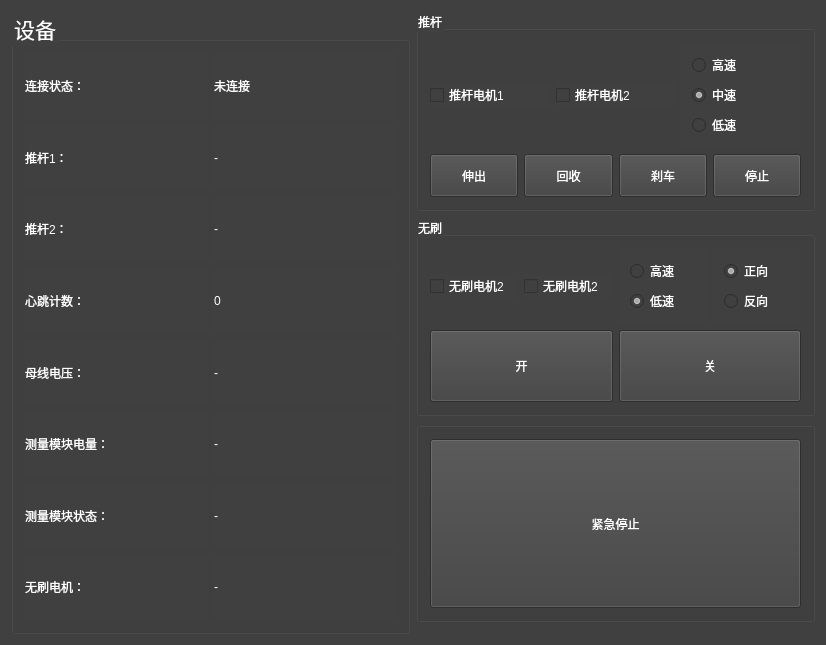
<?xml version="1.0" encoding="UTF-8"?>
<ui version="4.0">
 <class>Insulator_Zero_Value_Detection_RobotClass</class>
 <widget class="QMainWindow" name="Insulator_Zero_Value_Detection_RobotClass">
  <property name="geometry">
   <rect>
    <x>0</x>
    <y>0</y>
    <width>826</width>
    <height>645</height>
   </rect>
  </property>
  <property name="windowTitle">
   <string>Insulator_Zero_Value_Detection_Robot</string>
  </property>
  <widget class="QWidget" name="centralWidget">
   <property name="styleSheet">
    <string notr="true">background-color: #404040;color:#fff</string>
   </property>
   <layout class="QHBoxLayout" name="horizontalLayout">
    <item>
     <widget class="QGroupBox" name="groupBox_3">
      <property name="sizePolicy">
       <sizepolicy hsizetype="Preferred" vsizetype="Preferred">
        <horstretch>0</horstretch>
        <verstretch>0</verstretch>
       </sizepolicy>
      </property>
      <property name="font">
       <font>
        <pointsize>16</pointsize>
       </font>
      </property>
      <property name="styleSheet">
       <string notr="true">
/* 按钮按下状态 */
QGroupBox QPushButton:pressed {
    /* 按下时背景色变为黑色 */
    background-color: black;
    /* 为了让文字可见，设置文字颜色为白色 */
    color: white;
}

/* 设置QGroupBox下所有QLabel的字体大小为12px */
QGroupBox QLabel {
    font-size: 12px;
}

/* 设置QGroupBox下所有QPushButton的字体大小为14px */
QGroupBox QPushButton {
    font-size: 24px;
}
</string>
      </property>
      <property name="title">
       <string>设备</string>
      </property>
      <layout class="QGridLayout" name="gridLayout_2">
       <item row="2" column="1">
        <widget class="QLabel" name="label_6">
         <property name="font">
          <font>
           <pointsize>-1</pointsize>
          </font>
         </property>
         <property name="text">
          <string>-</string>
         </property>
        </widget>
       </item>
       <item row="6" column="1">
        <widget class="QLabel" name="label_17">
         <property name="text">
          <string>-</string>
         </property>
        </widget>
       </item>
       <item row="0" column="1">
        <widget class="QLabel" name="label_3">
         <property name="font">
          <font>
           <pointsize>-1</pointsize>
          </font>
         </property>
         <property name="text">
          <string>未连接</string>
         </property>
        </widget>
       </item>
       <item row="5" column="1">
        <widget class="QLabel" name="label_15">
         <property name="text">
          <string>-</string>
         </property>
        </widget>
       </item>
       <item row="1" column="0">
        <widget class="QLabel" name="label_19">
         <property name="font">
          <font>
           <pointsize>-1</pointsize>
          </font>
         </property>
         <property name="text">
          <string>推杆1：</string>
         </property>
        </widget>
       </item>
       <item row="4" column="0">
        <widget class="QLabel" name="label_12">
         <property name="font">
          <font>
           <pointsize>-1</pointsize>
          </font>
         </property>
         <property name="text">
          <string>母线电压：</string>
         </property>
        </widget>
       </item>
       <item row="6" column="0">
        <widget class="QLabel" name="label_16">
         <property name="text">
          <string>测量模块状态：</string>
         </property>
        </widget>
       </item>
       <item row="2" column="0">
        <widget class="QLabel" name="label_4">
         <property name="font">
          <font>
           <pointsize>-1</pointsize>
          </font>
         </property>
         <property name="text">
          <string>推杆2：</string>
         </property>
        </widget>
       </item>
       <item row="0" column="0">
        <widget class="QLabel" name="label_21">
         <property name="font">
          <font>
           <pointsize>-1</pointsize>
          </font>
         </property>
         <property name="text">
          <string>连接状态：</string>
         </property>
        </widget>
       </item>
       <item row="7" column="1">
        <widget class="QLabel" name="label_8">
         <property name="font">
          <font>
           <pointsize>-1</pointsize>
          </font>
         </property>
         <property name="text">
          <string>-</string>
         </property>
        </widget>
       </item>
       <item row="4" column="1">
        <widget class="QLabel" name="label_13">
         <property name="font">
          <font>
           <pointsize>-1</pointsize>
          </font>
         </property>
         <property name="text">
          <string>-</string>
         </property>
        </widget>
       </item>
       <item row="3" column="1">
        <widget class="QLabel" name="label_34">
         <property name="font">
          <font>
           <pointsize>-1</pointsize>
          </font>
         </property>
         <property name="text">
          <string>0</string>
         </property>
        </widget>
       </item>
       <item row="3" column="0">
        <widget class="QLabel" name="label_33">
         <property name="font">
          <font>
           <pointsize>-1</pointsize>
          </font>
         </property>
         <property name="text">
          <string>心跳计数：</string>
         </property>
        </widget>
       </item>
       <item row="7" column="0">
        <widget class="QLabel" name="label_7">
         <property name="font">
          <font>
           <pointsize>-1</pointsize>
          </font>
         </property>
         <property name="text">
          <string>无刷电机：</string>
         </property>
        </widget>
       </item>
       <item row="5" column="0">
        <widget class="QLabel" name="label_14">
         <property name="text">
          <string>测量模块电量：</string>
         </property>
        </widget>
       </item>
       <item row="1" column="1">
        <widget class="QLabel" name="label">
         <property name="font">
          <font>
           <pointsize>-1</pointsize>
          </font>
         </property>
         <property name="text">
          <string>-</string>
         </property>
        </widget>
       </item>
      </layout>
     </widget>
    </item>
    <item>
     <layout class="QVBoxLayout" name="verticalLayout">
      <property name="bottomMargin">
       <number>12</number>
      </property>
      <item>
       <widget class="QGroupBox" name="groupBox">
        <property name="title">
         <string>推杆</string>
        </property>
        <layout class="QVBoxLayout" name="verticalLayout_2">
         <item>
          <layout class="QHBoxLayout" name="horizontalLayout_2">
           <item>
            <widget class="QCheckBox" name="checkBox_2">
             <property name="text">
              <string>推杆电机1</string>
             </property>
            </widget>
           </item>
           <item>
            <widget class="QCheckBox" name="checkBox">
             <property name="text">
              <string>推杆电机2</string>
             </property>
            </widget>
           </item>
           <item>
            <widget class="QWidget" name="verticalWidget_2" native="true">
             <layout class="QVBoxLayout" name="verticalLayout_4">
              <item>
               <widget class="QRadioButton" name="radioButton_2">
                <property name="text">
                 <string>高速</string>
                </property>
               </widget>
              </item>
              <item>
               <widget class="QRadioButton" name="radioButton_7">
                <property name="text">
                 <string>中速</string>
                </property>
                <property name="checked">
                 <bool>true</bool>
                </property>
               </widget>
              </item>
              <item>
               <widget class="QRadioButton" name="radioButton">
                <property name="text">
                 <string>低速</string>
                </property>
               </widget>
              </item>
             </layout>
            </widget>
           </item>
          </layout>
         </item>
         <item>
          <layout class="QHBoxLayout" name="horizontalLayout_3">
           <item>
            <widget class="QPushButton" name="pushButton_2">
             <property name="sizePolicy">
              <sizepolicy hsizetype="Minimum" vsizetype="Preferred">
               <horstretch>0</horstretch>
               <verstretch>0</verstretch>
              </sizepolicy>
             </property>
             <property name="text">
              <string>伸出</string>
             </property>
            </widget>
           </item>
           <item>
            <widget class="QPushButton" name="pushButton">
             <property name="sizePolicy">
              <sizepolicy hsizetype="Minimum" vsizetype="Preferred">
               <horstretch>0</horstretch>
               <verstretch>0</verstretch>
              </sizepolicy>
             </property>
             <property name="text">
              <string>回收</string>
             </property>
            </widget>
           </item>
           <item>
            <widget class="QPushButton" name="pushButton_5">
             <property name="sizePolicy">
              <sizepolicy hsizetype="Minimum" vsizetype="Preferred">
               <horstretch>0</horstretch>
               <verstretch>0</verstretch>
              </sizepolicy>
             </property>
             <property name="text">
              <string>刹车</string>
             </property>
            </widget>
           </item>
           <item>
            <widget class="QPushButton" name="pushButton_6">
             <property name="sizePolicy">
              <sizepolicy hsizetype="Minimum" vsizetype="Preferred">
               <horstretch>0</horstretch>
               <verstretch>0</verstretch>
              </sizepolicy>
             </property>
             <property name="text">
              <string>停止</string>
             </property>
            </widget>
           </item>
          </layout>
         </item>
        </layout>
       </widget>
      </item>
      <item>
       <widget class="QGroupBox" name="groupBox_2">
        <property name="title">
         <string>无刷</string>
        </property>
        <layout class="QVBoxLayout" name="verticalLayout_3">
         <item>
          <layout class="QHBoxLayout" name="horizontalLayout_4">
           <item>
            <widget class="QCheckBox" name="checkBox_3">
             <property name="text">
              <string>无刷电机2</string>
             </property>
            </widget>
           </item>
           <item>
            <widget class="QCheckBox" name="checkBox_4">
             <property name="text">
              <string>无刷电机2</string>
             </property>
            </widget>
           </item>
           <item>
            <widget class="QWidget" name="verticalWidget_4" native="true">
             <layout class="QVBoxLayout" name="verticalLayout_6">
              <item>
               <widget class="QRadioButton" name="radioButton_5">
                <property name="text">
                 <string>高速</string>
                </property>
               </widget>
              </item>
              <item>
               <widget class="QRadioButton" name="radioButton_6">
                <property name="text">
                 <string>低速</string>
                </property>
                <property name="checked">
                 <bool>true</bool>
                </property>
               </widget>
              </item>
             </layout>
            </widget>
           </item>
           <item>
            <widget class="QWidget" name="verticalWidget_3" native="true">
             <layout class="QVBoxLayout" name="verticalLayout_5">
              <item>
               <widget class="QRadioButton" name="radioButton_3">
                <property name="text">
                 <string>正向</string>
                </property>
                <property name="checked">
                 <bool>true</bool>
                </property>
               </widget>
              </item>
              <item>
               <widget class="QRadioButton" name="radioButton_4">
                <property name="text">
                 <string>反向</string>
                </property>
               </widget>
              </item>
             </layout>
            </widget>
           </item>
          </layout>
         </item>
         <item>
          <layout class="QHBoxLayout" name="horizontalLayout_5">
           <item>
            <widget class="QPushButton" name="pushButton_3">
             <property name="sizePolicy">
              <sizepolicy hsizetype="Minimum" vsizetype="Preferred">
               <horstretch>0</horstretch>
               <verstretch>0</verstretch>
              </sizepolicy>
             </property>
             <property name="text">
              <string>开</string>
             </property>
            </widget>
           </item>
           <item>
            <widget class="QPushButton" name="pushButton_4">
             <property name="sizePolicy">
              <sizepolicy hsizetype="Minimum" vsizetype="Preferred">
               <horstretch>0</horstretch>
               <verstretch>0</verstretch>
              </sizepolicy>
             </property>
             <property name="text">
              <string>关</string>
             </property>
            </widget>
           </item>
          </layout>
         </item>
        </layout>
       </widget>
      </item>
      <item>
       <widget class="QGroupBox" name="groupBox_4">
        <property name="title">
         <string/>
        </property>
        <layout class="QHBoxLayout" name="horizontalLayout_6">
         <item>
          <widget class="QPushButton" name="pushButton_7">
           <property name="sizePolicy">
            <sizepolicy hsizetype="Minimum" vsizetype="Preferred">
             <horstretch>0</horstretch>
             <verstretch>0</verstretch>
            </sizepolicy>
           </property>
           <property name="text">
            <string>紧急停止</string>
           </property>
          </widget>
         </item>
        </layout>
       </widget>
      </item>
     </layout>
    </item>
   </layout>
  </widget>
 </widget>
 <layoutdefault spacing="6" margin="11"/>
 <resources>
  <include location="Insulator_Zero_Value_Detection_Robot.qrc"/>
 </resources>
 <connections/>
</ui>
